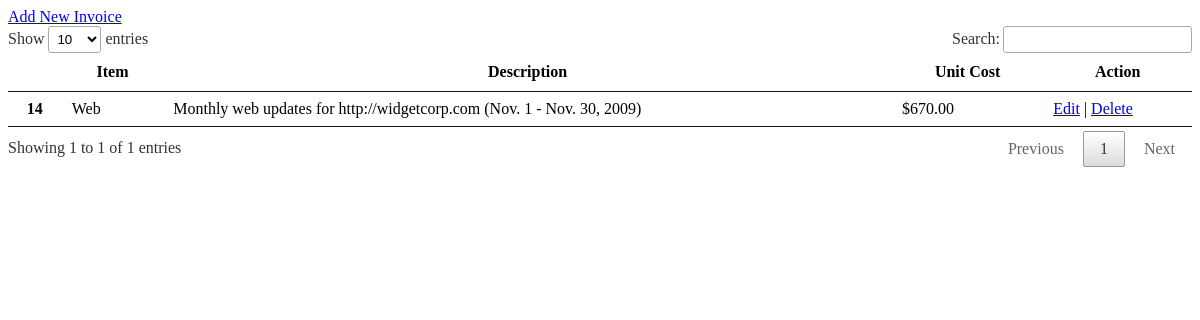
The page /invoices/ on the database as committed earlier.
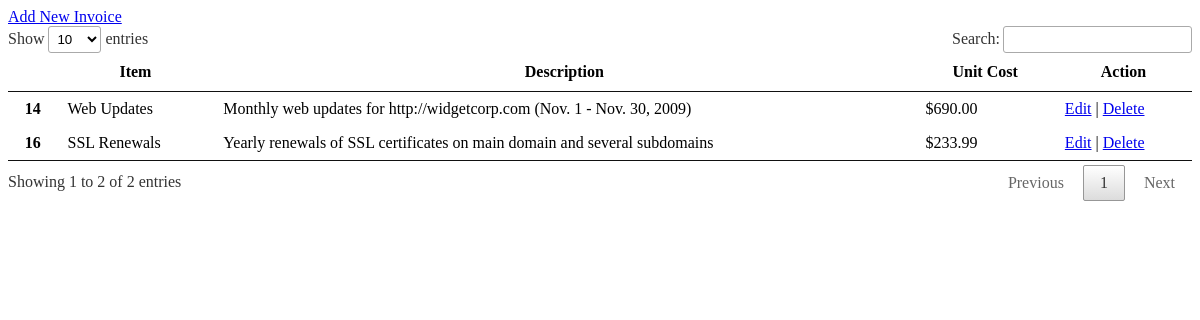
The same page on the database as committed later.
### invoices_app/models.py (models this page shows, shortened)
class Invoice(models.Model):
    item = models.CharField(max_length=20)
    description = models.CharField(max_length=100)
    unit_cost = models.DecimalField(max_digits=5, decimal_places=2, null=True)

### invoices_app/views.py (the view)
# urls.py: path('', views.invoices_list, name='invoices_list'),
def invoices_list(request):
    invoices = Invoice.objects.all()
    return render(request, 'invoices_app/invoices_list.html', {'invoices' : invoices})

### invoices_app/Templates/invoices_app/invoices_list.html (shortened to what this page needs)
{% extends 'base_layout.html' %}
{% block Content %}
    <div>
       <a href="{% url 'invoices_app:addInvoices' %}">Add New Invoice</a>
    </div>
    <table id="myTable">
        <thead>
            <tr>
                <th></th>
                <th>Item</th>
                <th>Description</th>
                <th>Unit Cost</th>
                <th>Action</th>
            </tr>
        </thead>
        <tbody>
            {% for invoice in invoices %}
                <tr>
                    <th>
                        {{invoice.id}}
                    </th>
                    <td>
                        {{invoice.item}}
                    </td>
                    <td>
                        {{invoice.description}}
                    </td>
                    <td>
                        ${{invoice.unit_cost}}
                    </td>
                    <td>
                        <a href="{% url 'invoices_app:editInvoice' invoice.id %}">Edit</a> |
                        <a href="{% url 'invoices_app:deleteInvoice' invoice.id %}">Delete</a>
                    </td>
                </tr>
            {% endfor %}
        </tbody>
    </table>
{% endblock %}

### Templates/base_layout.html (shortened to what this page needs)
<!DOCTYPE html>
{% load static %}
<html lang="en">
<head>
    <link rel="stylesheet" type="text/css" href="{% static 'jquery.dataTables.min.css' %}">
</head>
<body>
    <div>
        {% block Content %}
        {% endblock %}
    </div>
</body>
</html>

Rows that differ between the two databases and show on the page:
changed Invoice id 14: item "Web" → "Web Updates"; unit_cost "670.00" → "690.00"
added Invoice: id "16", item "SSL Renewals", description "Yearly renewals of SSL certificates on main domain and several subdomains", unit_cost "233.99"
Other text that changed with them:
text written by a page script: "Show entries Search: Showing 1 to 1 of 1 entries Previous 1 Next" → "Show entries Search: Showing 1 to 2 of 2 entries Previous 1 Next"
